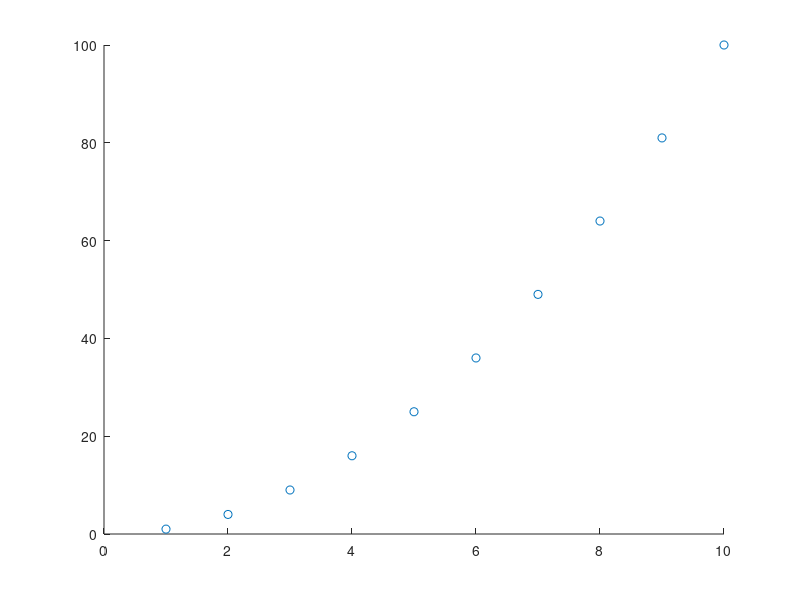
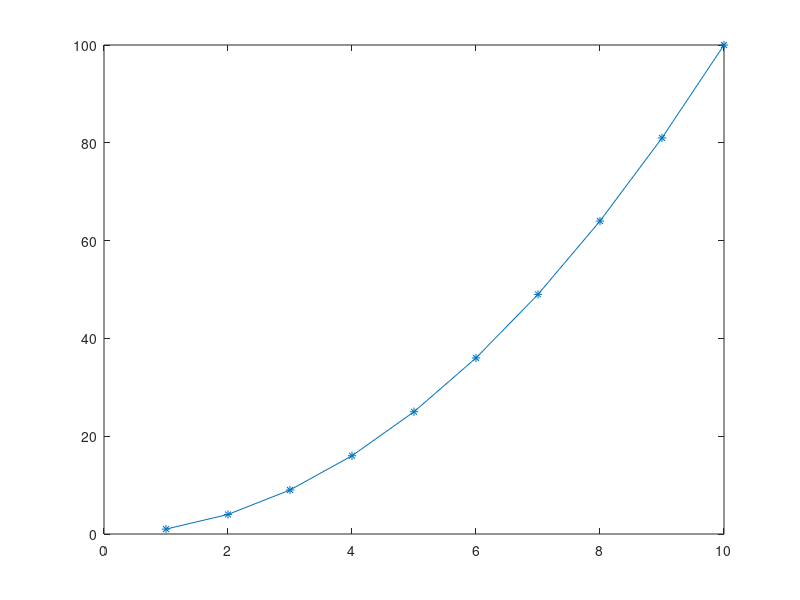

MATLAB code for these plots, in order: (Note: this script raises an error after producing the figures.)

% Exercise 1
% Learn how to:
%     • create variable
%     • create a vector
%     • multiply vector and variable or constant
%     • multiply two vectors
%     • create a matrix
%       
%     • sequence of numbers
%     • create sequence of number for x and y, then plot scatter(x,y)
%       
%     • create user-defined math functions, for example x^2+x-6 or 3*sin(x)
%     • evaluate function, for example f=cos(x), x=pi/3, How much is f(pi/3)?
%     • plot function (use “fplot”)
%       
%     • write short report and add comments in M-file to describe the code.
%       
%     • save your script (*.m)
%       
%     • upload script with included comments to eClass.


% ; semicolon
%%
a=6;
a=6+3/5;
a=5^3;

%% arrays
b1=[1,2,3,4,5,6]; %row 
b2=[1;2;3;4;5;6]; %column
% check difference between b1 and b2

%% multiplication
c=b1*a; % vector and variable
d=c.*b1; % two vectors, see "dot" before asterix!! - pairwise 

%% create matrix 
m=[1,2;3,4];
m=ones(5,5); % matrix 5x5, all values are = 1
m=zeros(8,6); % matrix 8x6, all values are = 0
m=NaN(8,6); % matrix 8x6, all values are = NAN

%% create a sequence
1:1:10
x=1:1:10;
y=(1:1:10).^2;

%% plot
figure
scatter(x,y)
figure
plot(x,y,'-*')

%% function
f = @(x) x.^2 + 2*x + 1;
f(2)
x=2:2:10;
y=f(x); % the values 
y
%% symbolic variables and functions
syms x % Create symbolic variables and functions
% Note, now you can not use x for an array!
f2 = @(x) sin(x);
fplot(f2) % !!! fplot
f2(pi/3)
X=0:(2*pi)/20:2*pi; % capital X !!! not x
f2(X)

%% read and write csv file
%create matrix
m=ones(15,5);
% write it to the file
writematrix(m,"myname.csv")
% read it from the file
R = readmatrix("myname.csv");


